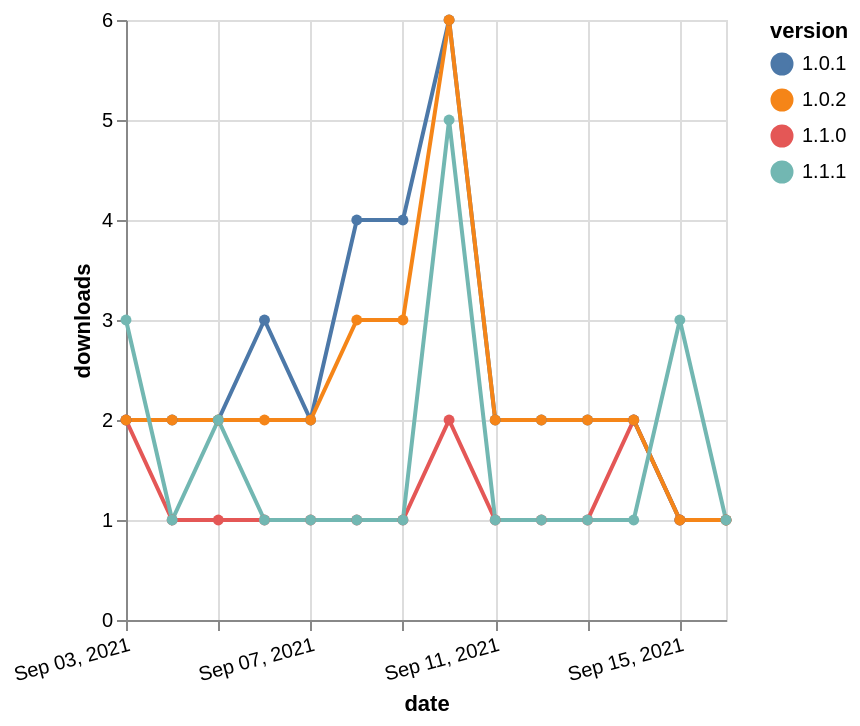

Write the Vega-Lite specification saved for this chart.
### Vega-Lite specification from a JSON file in a GitHub repository (floating-point values rounded to 4 significant figures)
{"$schema": "https://vega.github.io/schema/vega-lite/v5.json", "description": "A simple bar chart with embedded data.", "data": {"values": [{"date": "2021-09-03", "total": 145, "delta": 2, "version": "1.1.0"}, {"date": "2021-09-04", "total": 146, "delta": 1, "version": "1.1.0"}, {"date": "2021-09-05", "total": 147, "delta": 1, "version": "1.1.0"}, {"date": "2021-09-06", "total": 148, "delta": 1, "version": "1.1.0"}, {"date": "2021-09-07", "total": 149, "delta": 1, "version": "1.1.0"}, {"date": "2021-09-08", "total": 150, "delta": 1, "version": "1.1.0"}, {"date": "2021-09-09", "total": 151, "delta": 1, "version": "1.1.0"}, {"date": "2021-09-10", "total": 153, "delta": 2, "version": "1.1.0"}, {"date": "2021-09-11", "total": 154, "delta": 1, "version": "1.1.0"}, {"date": "2021-09-12", "total": 155, "delta": 1, "version": "1.1.0"}, {"date": "2021-09-13", "total": 156, "delta": 1, "version": "1.1.0"}, {"date": "2021-09-14", "total": 158, "delta": 2, "version": "1.1.0"}, {"date": "2021-09-15", "total": 159, "delta": 1, "version": "1.1.0"}, {"date": "2021-09-16", "total": 160, "delta": 1, "version": "1.1.0"}, {"date": "2021-09-03", "total": 2863, "delta": 2, "version": "1.0.1"}, {"date": "2021-09-04", "total": 2865, "delta": 2, "version": "1.0.1"}, {"date": "2021-09-05", "total": 2867, "delta": 2, "version": "1.0.1"}, {"date": "2021-09-06", "total": 2870, "delta": 3, "version": "1.0.1"}, {"date": "2021-09-07", "total": 2872, "delta": 2, "version": "1.0.1"}, {"date": "2021-09-08", "total": 2876, "delta": 4, "version": "1.0.1"}, {"date": "2021-09-09", "total": 2880, "delta": 4, "version": "1.0.1"}, {"date": "2021-09-10", "total": 2886, "delta": 6, "version": "1.0.1"}, {"date": "2021-09-11", "total": 2888, "delta": 2, "version": "1.0.1"}, {"date": "2021-09-12", "total": 2890, "delta": 2, "version": "1.0.1"}, {"date": "2021-09-13", "total": 2892, "delta": 2, "version": "1.0.1"}, {"date": "2021-09-14", "total": 2894, "delta": 2, "version": "1.0.1"}, {"date": "2021-09-15", "total": 2895, "delta": 1, "version": "1.0.1"}, {"date": "2021-09-16", "total": 2896, "delta": 1, "version": "1.0.1"}, {"date": "2021-09-03", "total": 2542, "delta": 2, "version": "1.0.2"}, {"date": "2021-09-04", "total": 2544, "delta": 2, "version": "1.0.2"}, {"date": "2021-09-05", "total": 2546, "delta": 2, "version": "1.0.2"}, {"date": "2021-09-06", "total": 2548, "delta": 2, "version": "1.0.2"}, {"date": "2021-09-07", "total": 2550, "delta": 2, "version": "1.0.2"}, {"date": "2021-09-08", "total": 2553, "delta": 3, "version": "1.0.2"}, {"date": "2021-09-09", "total": 2556, "delta": 3, "version": "1.0.2"}, {"date": "2021-09-10", "total": 2562, "delta": 6, "version": "1.0.2"}, {"date": "2021-09-11", "total": 2564, "delta": 2, "version": "1.0.2"}, {"date": "2021-09-12", "total": 2566, "delta": 2, "version": "1.0.2"}, {"date": "2021-09-13", "total": 2568, "delta": 2, "version": "1.0.2"}, {"date": "2021-09-14", "total": 2570, "delta": 2, "version": "1.0.2"}, {"date": "2021-09-15", "total": 2571, "delta": 1, "version": "1.0.2"}, {"date": "2021-09-16", "total": 2572, "delta": 1, "version": "1.0.2"}, {"date": "2021-09-03", "total": 248, "delta": 3, "version": "1.1.1"}, {"date": "2021-09-04", "total": 249, "delta": 1, "version": "1.1.1"}, {"date": "2021-09-05", "total": 251, "delta": 2, "version": "1.1.1"}, {"date": "2021-09-06", "total": 252, "delta": 1, "version": "1.1.1"}, {"date": "2021-09-07", "total": 253, "delta": 1, "version": "1.1.1"}, {"date": "2021-09-08", "total": 254, "delta": 1, "version": "1.1.1"}, {"date": "2021-09-09", "total": 255, "delta": 1, "version": "1.1.1"}, {"date": "2021-09-10", "total": 260, "delta": 5, "version": "1.1.1"}, {"date": "2021-09-11", "total": 261, "delta": 1, "version": "1.1.1"}, {"date": "2021-09-12", "total": 262, "delta": 1, "version": "1.1.1"}, {"date": "2021-09-13", "total": 263, "delta": 1, "version": "1.1.1"}, {"date": "2021-09-14", "total": 264, "delta": 1, "version": "1.1.1"}, {"date": "2021-09-15", "total": 267, "delta": 3, "version": "1.1.1"}, {"date": "2021-09-16", "total": 268, "delta": 1, "version": "1.1.1"}]}, "width": "container", "mark": {"type": "line", "point": {"filled": true}}, "encoding": {"x": {"field": "date", "type": "temporal", "timeUnit": "yearmonthdate", "title": "date", "axis": {"labelAngle": -15}}, "y": {"field": "delta", "type": "quantitative", "title": "downloads"}, "color": {"field": "version", "type": "nominal"}, "tooltip": {"field": "delta"}}}
